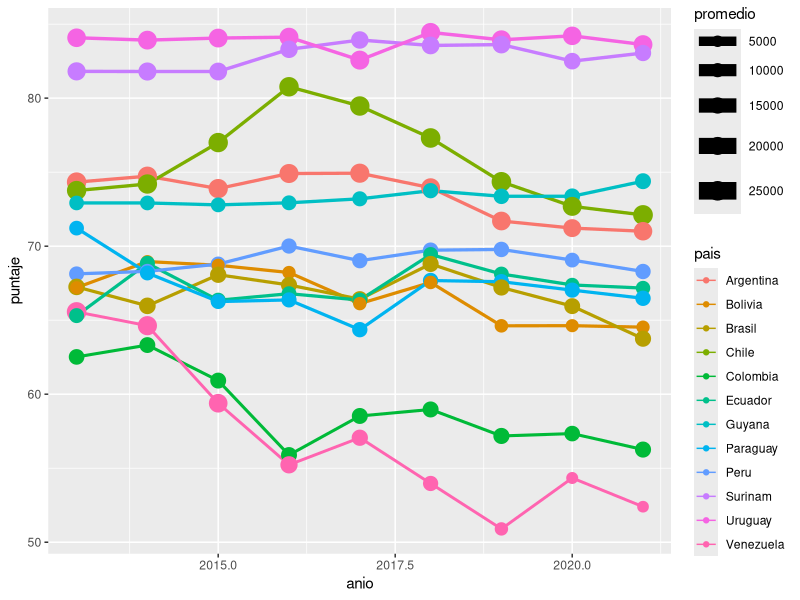
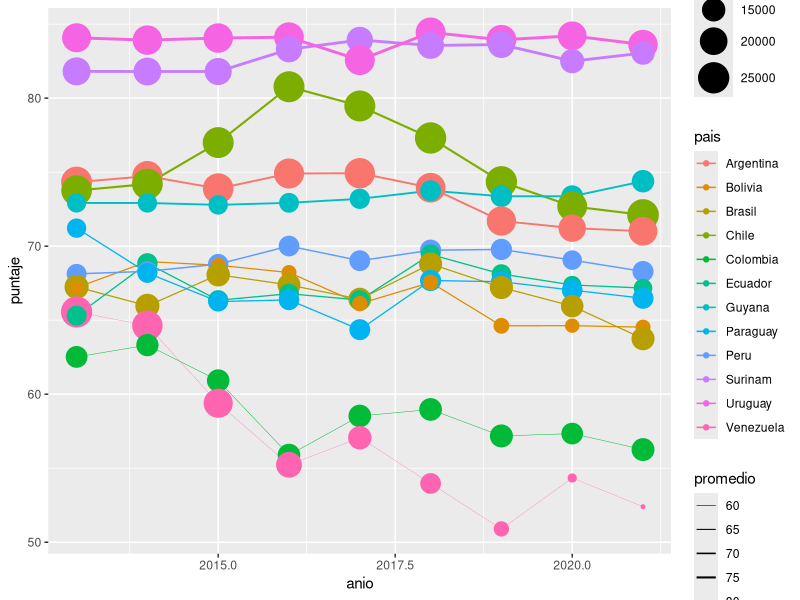
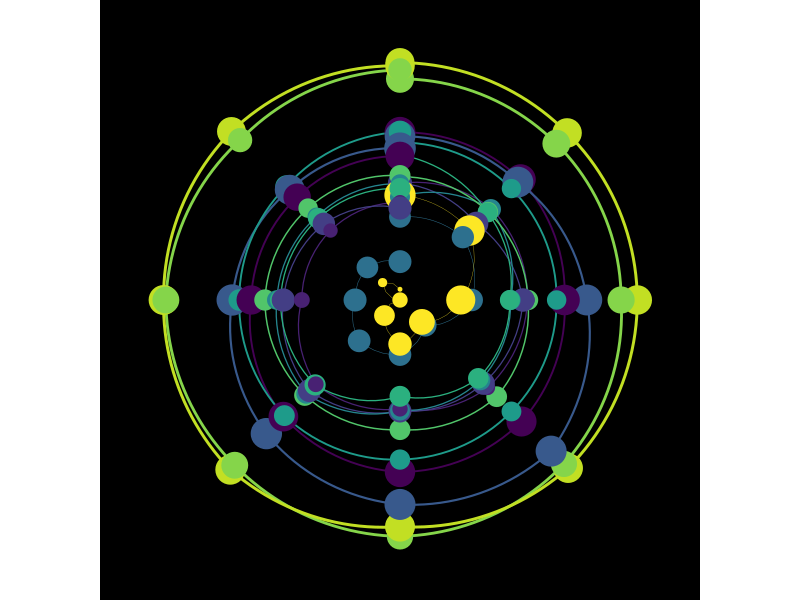

These charts were generated, in order, by the following R code:
library(tidyverse)

data <- read_csv("data/indice-libertad-prensa.csv") %>% 
  filter(region_bm2 == "South America") %>% 
  group_by(pais) %>% 
  mutate(promedio = mean(puntaje, na.rm = T))

ggplot(data, aes(x = anio, y = puntaje, color = pais))+
  geom_line(aes(size = promedio))+
  geom_point(aes(size = pib_percapita))

ggplot(data, aes(x = anio, y = puntaje, color = pais))+
  geom_line(aes(linewidth = promedio))+
  geom_point(aes(size = pib_percapita))+
  scale_linewidth(range = c(0.1,1))+
  scale_size(range = c(1, 10))

ggplot(data, aes(x = anio, y = puntaje, color = pais))+
  geom_line(aes(linewidth = promedio))+
  geom_point(aes(size = pib_percapita))+
  scale_linewidth(range = c(0.1,1))+
  scale_size(range = c(1, 10))+
  scale_color_viridis_d()+
  theme_void()+
  theme(legend.position = "none", panel.background = element_rect(fill = "black"))+
  coord_polar()
